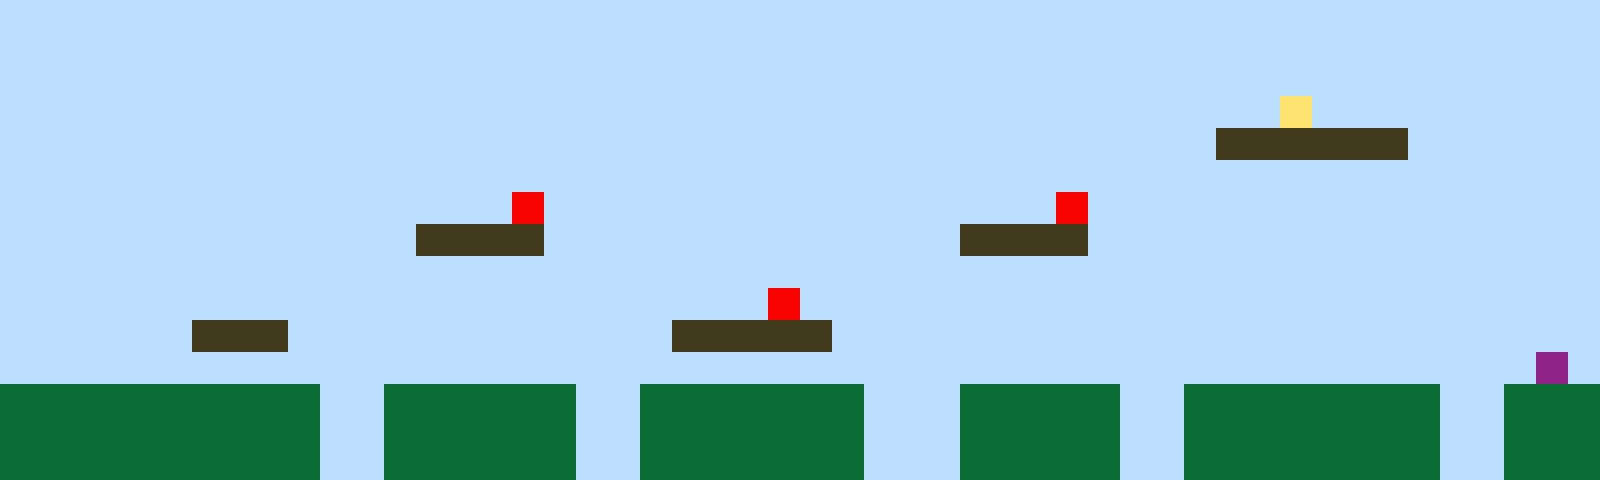

A 2D game scene composited from a Tiled map and its tileset images. What follows is a short description and the map's XML, with every tile layer's data as written:
An orthogonal 50x15 tile map with 32x32 px tiles, 1 tile layer (Tile Layer 1).

<map version="1.10" tiledversion="1.11.2" orientation="orthogonal" renderorder="right-up" width="50" height="15" tilewidth="32" tileheight="32" infinite="0" nextlayerid="2" nextobjectid="1"><editorsettings><export target="map1.csv" format="csv" /></editorsettings><tileset firstgid="1" name="sprites" tilewidth="32" tileheight="32" tilecount="6" columns="3"><image source="sprites.png" width="96" height="64" /></tileset><layer id="1" name="Tile Layer 1" width="50" height="15"><data encoding="csv">1,1,1,1,1,1,1,1,1,1,1,1,1,1,1,1,1,1,1,1,1,1,1,1,1,1,1,1,1,1,1,1,1,1,1,1,1,1,1,1,1,1,1,1,1,1,1,1,1,1,1,1,1,1,1,1,1,1,1,1,1,1,1,1,1,1,1,1,1,1,1,1,1,1,1,1,1,1,1,1,1,1,1,1,1,1,1,1,1,1,1,1,1,1,1,1,1,1,1,1,1,1,1,1,1,1,1,1,1,1,1,1,1,1,1,1,1,1,1,1,1,1,1,1,1,1,1,1,1,1,1,1,1,1,1,1,1,1,1,1,1,1,1,1,1,1,1,1,1,1,1,1,1,1,1,1,1,1,1,1,1,1,1,1,1,1,1,1,1,1,1,1,1,1,1,1,1,1,1,1,1,1,1,1,1,1,1,1,1,1,4,1,1,1,1,1,1,1,1,1,1,1,1,1,1,1,1,1,1,1,1,1,1,1,1,1,1,1,1,1,1,1,1,1,1,1,1,1,1,1,1,1,1,1,1,1,1,1,3,3,3,3,3,3,1,1,1,1,1,1,1,1,1,1,1,1,1,1,1,1,1,1,1,1,1,1,1,1,1,1,1,1,1,1,1,1,1,1,1,1,1,1,1,1,1,1,1,1,1,1,1,1,1,1,1,1,1,1,1,1,1,1,1,1,1,1,1,1,1,1,1,1,1,1,1,1,5,1,1,1,1,1,1,1,1,1,1,1,1,1,1,1,1,5,1,1,1,1,1,1,1,1,1,1,1,1,1,1,1,1,1,1,1,1,1,1,1,1,1,1,1,1,1,3,3,3,3,1,1,1,1,1,1,1,1,1,1,1,1,1,3,3,3,3,1,1,1,1,1,1,1,1,1,1,1,1,1,1,1,1,1,1,1,1,1,1,1,1,1,1,1,1,1,1,1,1,1,1,1,1,1,1,1,1,1,1,1,1,1,1,1,1,1,1,1,1,1,1,1,1,1,1,1,1,1,1,1,1,1,1,1,1,1,1,1,1,1,1,1,1,1,1,1,1,1,1,1,1,1,1,1,1,1,1,5,1,1,1,1,1,1,1,1,1,1,1,1,1,1,1,1,1,1,1,1,1,1,1,1,1,1,1,1,1,1,1,3,3,3,1,1,1,1,1,1,1,1,1,1,1,1,3,3,3,3,3,1,1,1,1,1,1,1,1,1,1,1,1,1,1,1,1,1,1,1,1,1,1,1,1,1,1,1,1,1,1,1,1,1,1,1,1,1,1,1,1,1,1,1,1,1,1,1,1,1,1,1,1,1,1,1,1,1,1,1,1,1,1,1,1,1,1,1,1,1,1,1,1,6,1,2,2,2,2,2,2,2,2,2,2,1,1,2,2,2,2,2,2,1,1,2,2,2,2,2,2,2,1,1,1,2,2,2,2,2,1,1,2,2,2,2,2,2,2,2,1,1,2,2,2,2,2,2,2,2,2,2,2,2,2,1,1,2,2,2,2,2,2,1,1,2,2,2,2,2,2,2,1,1,1,2,2,2,2,2,1,1,2,2,2,2,2,2,2,2,1,1,2,2,2,2,2,2,2,2,2,2,2,2,2,1,1,2,2,2,2,2,2,1,1,2,2,2,2,2,2,2,1,1,1,2,2,2,2,2,1,1,2,2,2,2,2,2,2,2,1,1,2,2,2</data></layer></map>
